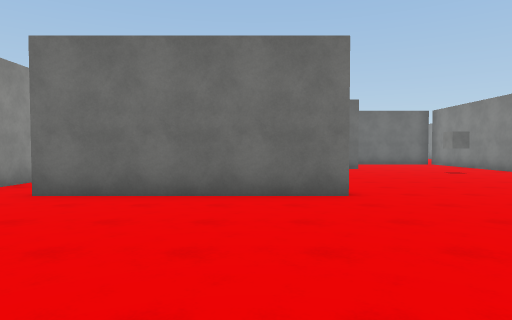
view 1 (above)

24 first-person views from a walk through a Unity game level. The camera is 1.5 m above the floor, tilts 2° down and sees 75° across. The floor is counted in squares, 2 m on a side. Each view is taken from the middle of a square. On the plan, view 1 faces up. The plan holds only what a view shows up to about 11 squares ahead; the rest is blank. The place goes on beyond the plan. The player character is not drawn. Surface patterns are stand-ins for the level's own textures.

view 2
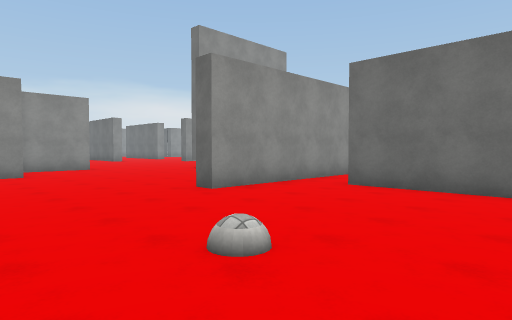

view 3
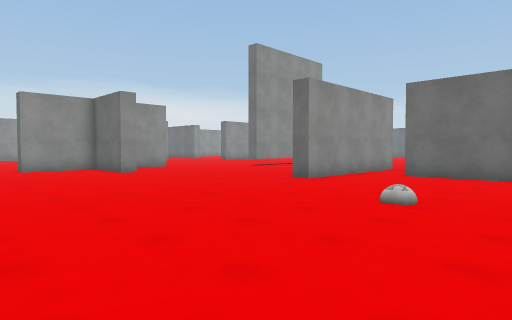

view 4
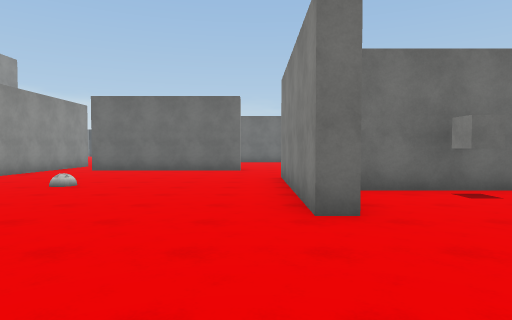

view 5
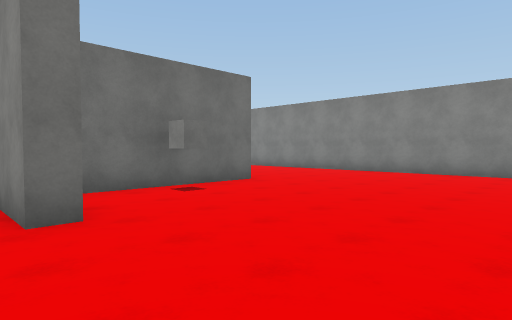

view 6
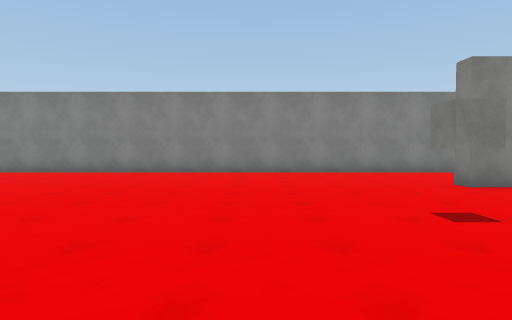

view 7
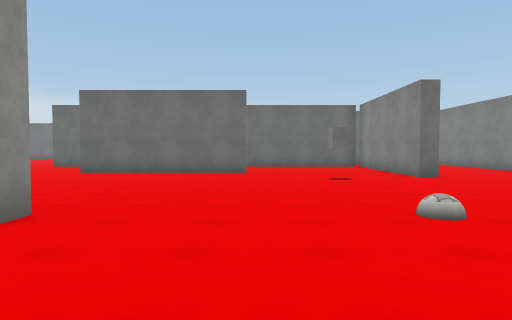

view 8
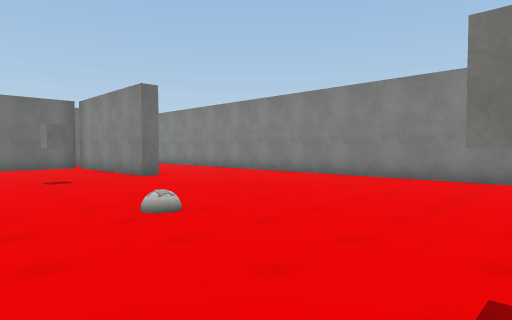

view 9
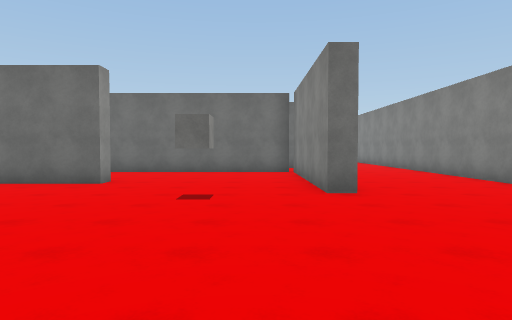

view 10
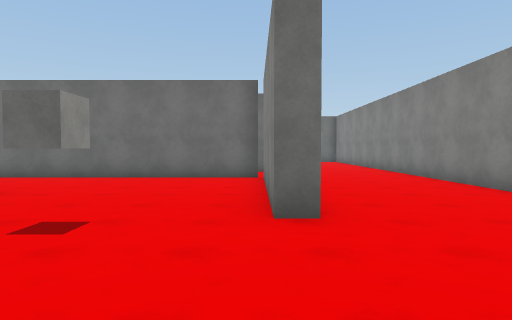

view 11
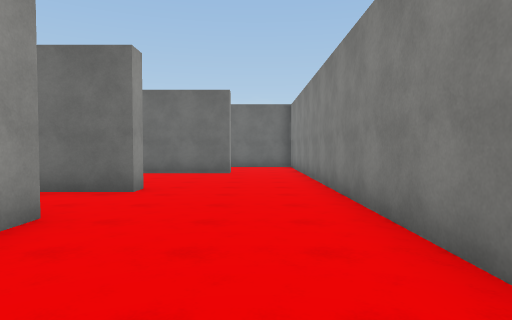

view 12
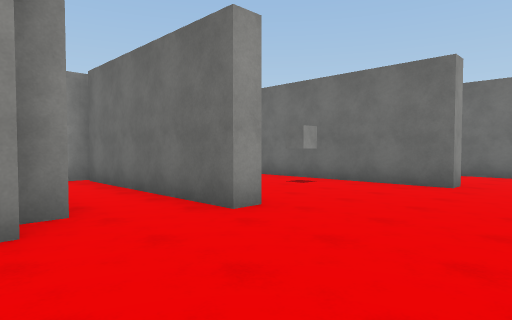

view 13
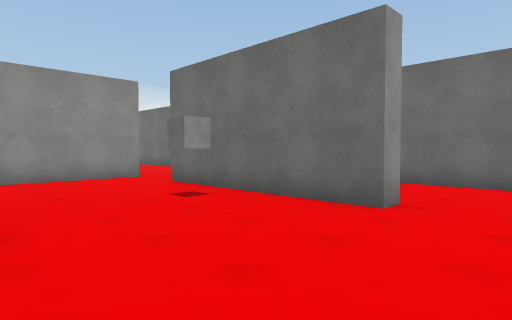

view 14
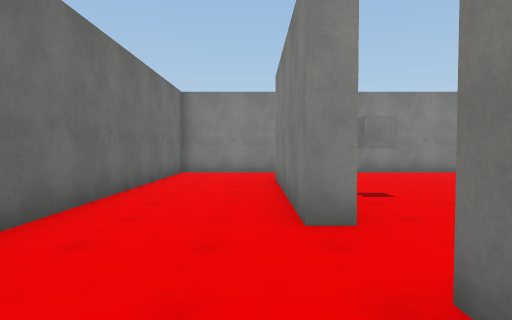

view 15
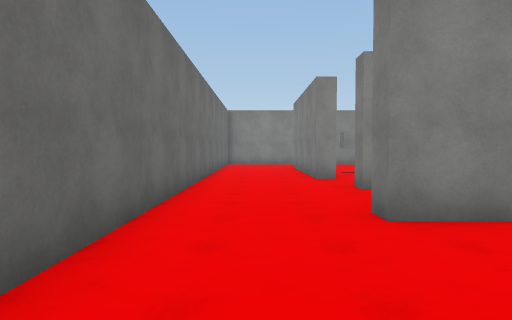

view 16
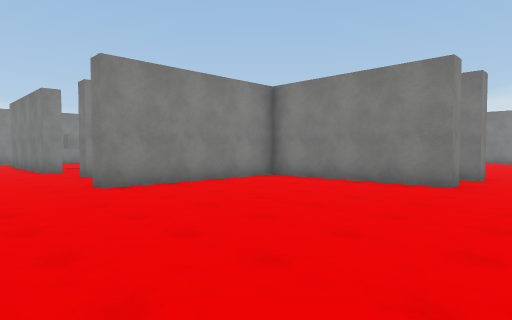

view 17
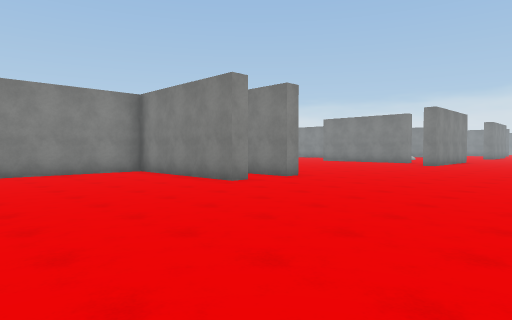

view 18
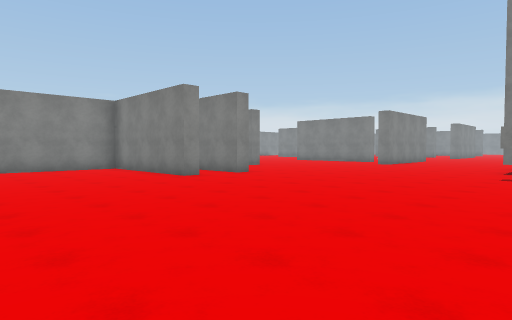

view 19
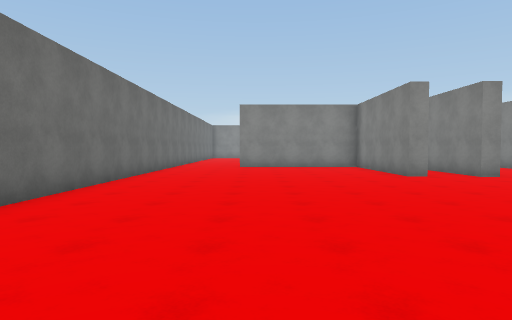

view 20
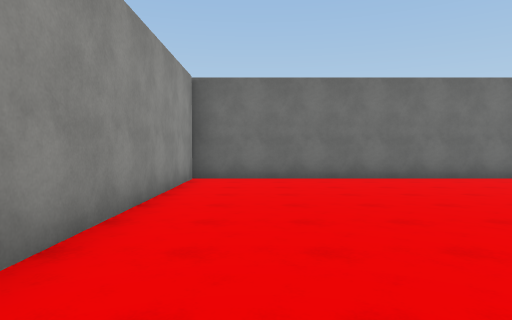

view 21
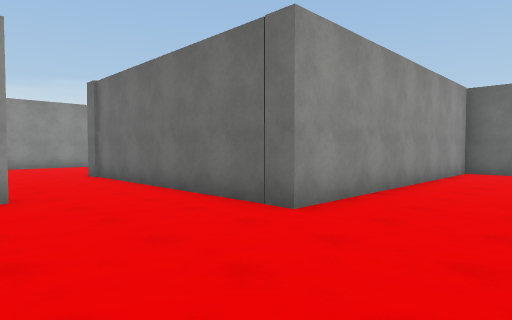

view 22
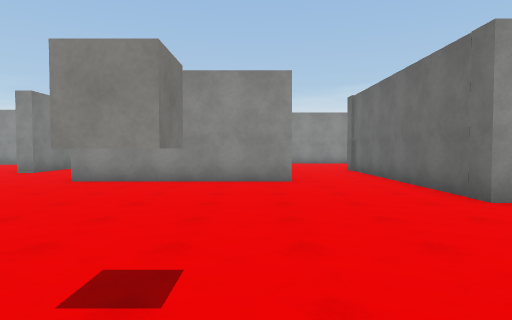

view 23
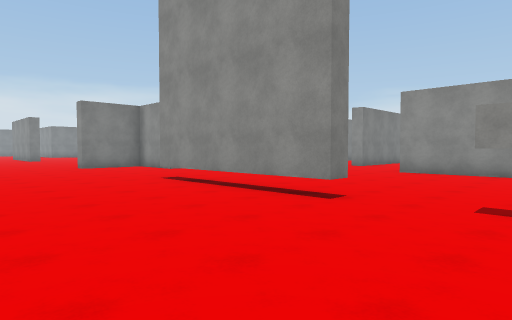

view 24
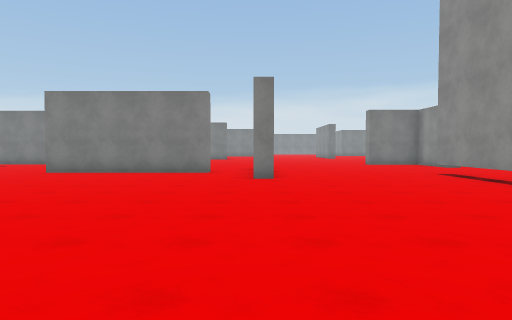

### Floor plan
Key: @ floor where view 1 was taken; # wall or solid block; x gap in a wall; . floor; B ball; T thing the floor can be seen under or through.
Columns run from 20 left of view 1 to 13 right of it. Each row starts with its distance up from view 1.
 26       ############################
 25       #..........................#
 24       #..........................#
 23       #..........................#
 22       #..............#.#..#####..#
 21       #..............# #.........#
 20       #..............# #.........#
 19       #..............# #.........#
 18      ##.........###### ######....#
 17 ######............     x.........#
 16 ................###  ########....#
 15 ..................    ......#....#
 14    #...............    .....#....#
 13    #...............    .....#....#
 12    #...............#####....#....#
 11    #.....T..................#....
 10    #.....T.......................
  9   .......T.......................#
  8 ....   ..T.......................#
  7 #..    ..T.....#.................#
  6 ..     ........#..........B......#
  5        ........#.#####...........#
  4         .......#.................#
  3         .......#.................#
  2        #...............#. .....  #
  1        #..........B....#     ....#
  0        # #..........@..#####.....#
 -1        #...............#.........#
 -2        ................#.........#
 -3           .......................#
 -4                 ... .............#
 -5                      ............#
 -6                       ...........#
 -7                        ..........#
 -8                         .........#
 -9                          ........#

Where each view was taken, in squares from view 1:
view 1: 0 up, 0 right, facing up
view 2: 1 down, 0 right, facing up-left
view 3: 4 down, 0 right, facing up-left
view 4: 6 down, 2 right, facing up
view 5: 6 down, 2 right, facing up-right
view 6: 6 down, 2 right, facing right
view 7: 2 up, 4 right, facing up
view 8: 2 up, 4 right, facing up-right
view 9: 5 up, 7 right, facing up
view 10: 7 up, 8 right, facing up
view 11: 12 up, 11 right, facing up
view 12: 15 up, 12 right, facing up-left
view 13: 18 up, 12 right, facing up-left
view 14: 23 up, 2 right, facing right
view 15: 24 up, 3 left, facing right
view 16: 25 up, 6 left, facing down-right
view 17: 23 up, 10 left, facing down-right
view 18: 23 up, 12 left, facing down-right
view 19: 22 up, 13 left, facing right
view 20: 17 up, 12 left, facing up
view 21: 14 up, 11 left, facing up-left
view 22: 14 up, 9 left, facing left
view 23: 14 up, 6 left, facing down-left
view 24: 16 up, 5 left, facing down
